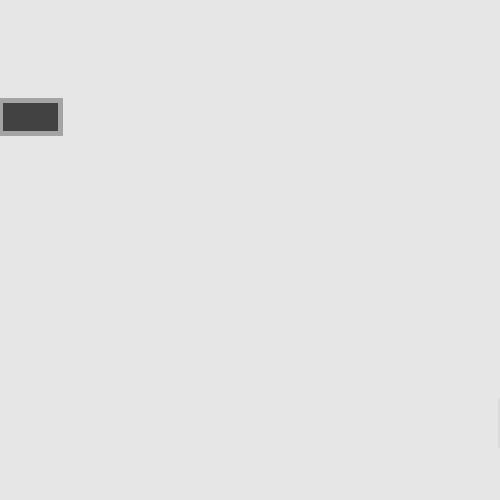
Frame 1 (no input)
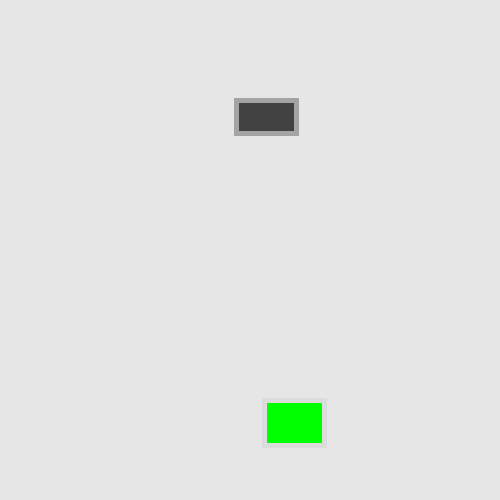
Frame 60 (the mouse pressed at the canvas centre just before this capture)
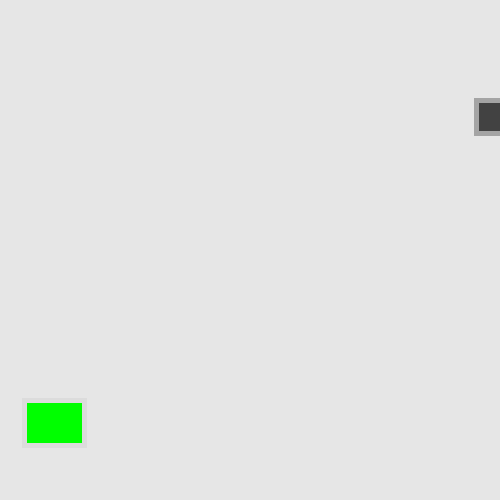
Frame 120 (the mouse held since frame 60 and released just before this capture)

The Processing sketch that drew these frames (run headless with seeded random() and noise(); from frame 60 on, the mouse is pressed at the canvas centre):

// Processing sketch: esercizioEsame_pde
// ── esercizioEsame_pde.pde
ArrayList <Monitor> ab;

void setup(){
  size(500,500);
  background(230);
  frameRate(60);
  ab = new ArrayList<Monitor>();
  float larghezza = 60;
  float altezza = 33.75;
  float colore = random(0,255);
  color coloreQuadrato = color (random(0,255));
  ab.add(new Monitor(0,100,0,larghezza,altezza,colore,coloreQuadrato));
  
  altezza = 45;
  colore = 220;
  coloreQuadrato = color(0,255,0);
  ab.add(new OldMonitor(width,400,0,larghezza,altezza,colore,coloreQuadrato));
}

void draw(){
  background(230);
  for(Monitor schermo:ab){
     schermo.run();
  }
}

// ── monitor.pde
class Monitor{

  float posX;
  float posY;
  float velocita;
  float w;
  float h;
  float colore;
  color coloreQuadrato;
  
  Monitor(float x, float y, float vX, float lun, float alt, float colorS, color colorSquare){
    this.posX = x;
    this.posY = y;
    this.velocita = vX;
    this.w = lun;
    this.h = alt;
    this.colore = colorS;
    this.coloreQuadrato = colorSquare;
    
  }
  
  Monitor(float x, float y, float lun, float alt, float colorS, color colorSquare ){
    this(x,y,0,lun,alt,colorS,colorSquare);
  }
  
  void display(){
    stroke(colore);
    strokeWeight(5);
    fill(coloreQuadrato);
    rect(posX,posY,w,h);
  }
  
  void move(){
    velocita = 4;
    posX = posX + velocita;
    
    if((posX)>width){
      posX = -60;
    }
  }
  
  void run(){    
    display();
    move();
    }

}

// ── oldMonitor.pde
class OldMonitor extends Monitor{
    
    int flag;
  
    OldMonitor(float x, float y,float vX,float lun, float alt, float colorS, color colorSquare ){
      super(x,y,lun,alt,colorS,colorSquare);
      this.flag = 1;
    }
  
    void display(){
      stroke(colore);
      strokeWeight(5);
      color temp = coloreQuadrato;
      if(flag == 1){
        fill(coloreQuadrato);
      }else{
        coloreQuadrato = color(255,255,255);
      }
      coloreQuadrato = temp;
      rect(posX,posY,w,h);
    }
    
    void move(){
      if (mouseX > posX && mouseX < posX + w && mouseY > posY && mouseY < posY + h) {
        velocita = 0;
        flag = 0;
      }else{
        flag = 1;
        velocita = 4;
      }
      posX = posX - velocita;
      
      if((posX)<-60){
        posX = width+60;
      }
    }  
}
